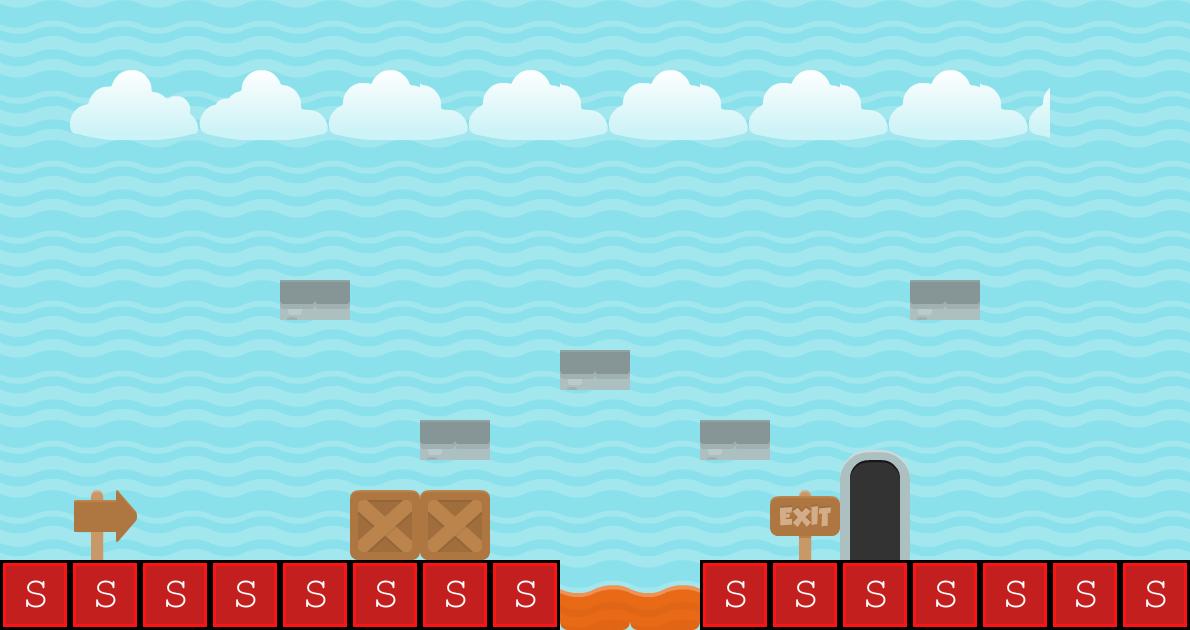

A 2D game scene composited from a Tiled map and its tileset images. What follows is a short description and the map's XML, with each tile layer's data collapsed to a summary:
An orthogonal 17x9 tile map with 70x70 px tiles, 5 tile layers (background 3, background 2, background 1, collision, ...), 6 tilesets and 2 objects (levelTrigger).

<map version="1.0" orientation="orthogonal" renderorder="right-down" width="17" height="9" tilewidth="70" tileheight="70" backgroundcolor="#55aaff">
 <tileset firstgid="1" name="background-tiles" tilewidth="70" tileheight="70">
  <image source="../img/background-tiles.png" width="910" height="910" />
 </tileset>
 <tileset firstgid="170" name="meta-tiles" tilewidth="70" tileheight="70">
  <image source="../img/meta-tiles.png" width="350" height="70" />
 </tileset>
 <tileset firstgid="175" name="meta-tiles" tilewidth="70" tileheight="70">
  <image source="../img/meta-tiles.png" width="350" height="70" />
 </tileset>
 <tileset firstgid="180" name="meta-tiles" tilewidth="70" tileheight="70">
  <image source="../img/meta-tiles.png" width="350" height="70" />
  <tile id="4">
   <properties>
    <property name="type" value="solid" />
   </properties>
  </tile>
 </tileset>
 <tileset firstgid="185" name="item-spritesheet" tilewidth="70" tileheight="70">
  <image source="../img/item-spritesheet.png" width="560" height="560" />
 </tileset>
 <tileset firstgid="249" name="cloud-tiles" tilewidth="70" tileheight="70">
  <image source="../img/cloud-tiles.png" width="387" height="71" />
 </tileset>
 <layer name="background 3" width="17" height="9">
  <data>[153 cells, 152 non-empty, 1 distinct tile ids]</data>
 </layer>
 <layer name="background 2" width="17" height="9">
  <data>[153 cells, 149 non-empty, 2 distinct tile ids]</data>
 </layer>
 <layer name="background 1" width="17" height="9">
  <data>[153 cells, 31 non-empty, 11 distinct tile ids]</data>
 </layer>
 <layer name="collision" width="17" height="9">
  <data>[153 cells, 15 non-empty, 1 distinct tile ids]</data>
 </layer>
 <objectgroup name="trigger-entities">
  <properties>
   <property name="xSpawn" value="400" />
   <property name="ySpawn" value="0" />
  </properties>
  <object name="levelTrigger" x="840.67" y="417.667" width="69.3333" height="141.333">
   <properties>
    <property name="level" value="HamletLevel02" />
   </properties>
  </object>
  <object x="841" y="419" width="69" height="141" />
 </objectgroup>
 <layer name="foreground" width="17" height="9">
  <data>[153 cells, 15 non-empty, 6 distinct tile ids]</data>
 </layer>
</map>
